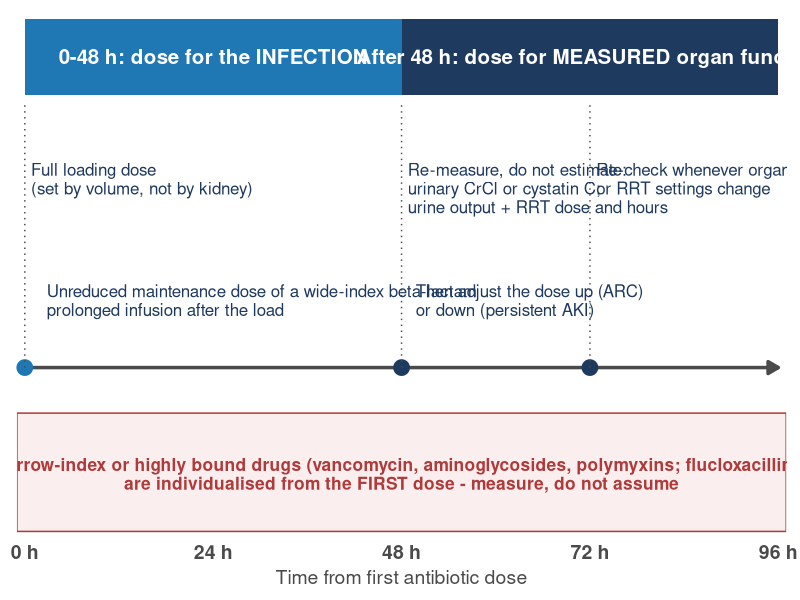

R code for this plot:
# =============================================================================
# Slide 14 (take-home). One timeline, 0-96 h: dose for the infection first,
# then for measured organ function. Author's synthesis - not data.
# =============================================================================
suppressPackageStartupMessages({library(dplyr); library(ggplot2); library(patchwork)})
col_blue <- "#1f77b4"; col_grey <- "#9aa3ad"; col_navy <- "#1f3a5f"; col_dark <- "#4a4a4a"; col_red <- "#b03a3a"
base_theme <- function(bs = 17) theme_minimal(base_size = bs) + theme(panel.grid.minor = element_blank(), plot.title = element_text(face = "bold", color = col_navy, size = bs * 0.95), plot.subtitle = element_text(color = col_dark, size = bs * 0.75), plot.margin = margin(8, 10, 8, 8))

bands <- tibble(xmin = c(0, 48), xmax = c(48, 96), lab = c("0-48 h: dose for the INFECTION", "After 48 h: dose for MEASURED organ function"),
                fill = c(col_blue, col_navy))
events <- tribble(~x, ~y, ~lab, ~hj,
  0,  2.55, "Full loading dose\n(set by volume, not by kidney)", 0,
  2,  1.75, "Unreduced maintenance dose of a wide-index beta-lactam\nprolonged infusion after the load", 0,
  48, 2.55, "Re-measure, do not estimate:\nurinary CrCl or cystatin C;\nurine output + RRT dose and hours", 0,
  49, 1.75, "Then adjust the dose up (ARC)\nor down (persistent AKI)", 0,
  72, 2.55, "Re-check whenever organ function\nor RRT settings change", 0)
p <- ggplot() +
  geom_rect(data = bands, aes(xmin = xmin, xmax = xmax, ymin = 3.0, ymax = 3.5, fill = fill)) +
  geom_text(data = bands, aes(x = (xmin + xmax) / 2, y = 3.25, label = lab), color = "white", fontface = "bold", size = 5.2) +
  scale_fill_identity() +
  annotate("segment", x = 0, xend = 96, y = 1.2, yend = 1.2, linewidth = 1.2, color = col_dark, arrow = arrow(length = unit(0.3, "cm"), type = "closed")) +
  annotate("point", x = c(0, 48, 72), y = 1.2, size = 5, color = c(col_blue, col_navy, col_navy)) +
  annotate("segment", x = c(0, 48, 72), xend = c(0, 48, 72), y = 1.2, yend = 2.95, linetype = "dotted", color = col_dark) +
  geom_text(data = events, aes(x + 0.8, y, label = lab, hjust = hj), size = 4.3, lineheight = 0.92, color = col_navy, vjust = 1) +
  annotate("rect", xmin = -1, xmax = 97, ymin = 0.12, ymax = 0.9, fill = "#fbeeee", color = col_red, linewidth = 0.5) +
  annotate("text", x = 48, y = 0.5, size = 4.4, color = col_red, fontface = "bold",
           lineheight = 0.9, label = "Exception: narrow-index or highly bound drugs (vancomycin, aminoglycosides, polymyxins; flucloxacillin, ceftriaxone)\nare individualised from the FIRST dose - measure, do not assume") +
  scale_x_continuous(breaks = c(0, 24, 48, 72, 96), labels = \(x) paste0(x, " h"), limits = c(-1, 97), expand = c(0, 0)) +
  scale_y_continuous(limits = c(0.1, 3.55), expand = c(0, 0)) +
  labs(x = "Time from first antibiotic dose", y = NULL) +
  theme_minimal(base_size = 17) +
  theme(panel.grid = element_blank(), axis.text.y = element_blank(), axis.text.x = element_text(size = 14, color = col_dark, face = "bold"),
        axis.title.x = element_text(size = 14, color = col_dark), plot.margin = margin(8, 10, 8, 8))
ggsave("figures/dosing_timeline.png", p, width = 13, height = 5.6, dpi = 300, bg = "white")
